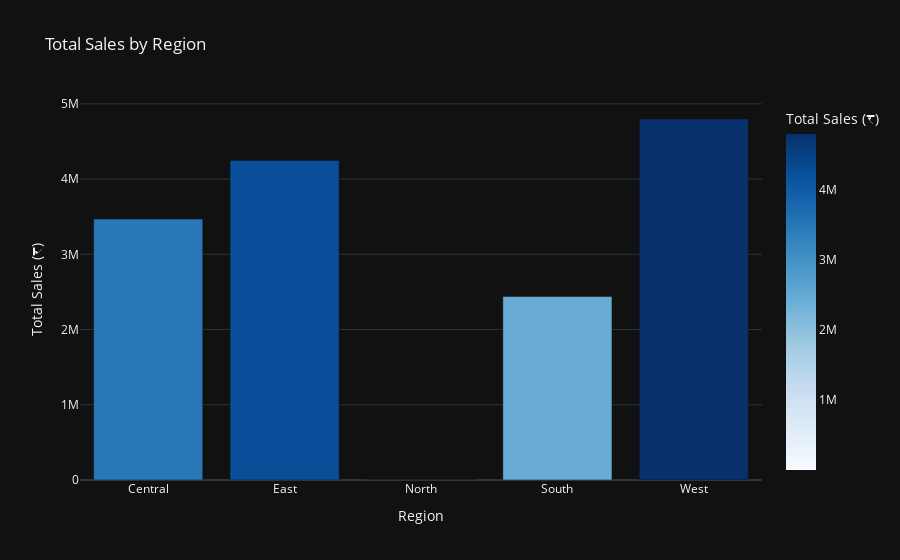

The notebook cell saved with this chart:
### Code cell
region_sales = df.groupby('Region')['Sales'].sum().reset_index()
fig = px.bar(region_sales, x='Region', y='Sales',
             title='Total Sales by Region',
             labels={'Sales': 'Total Sales (₹)'},
             color='Sales', color_continuous_scale='Blues')
fig.show()

### Figure 1 — Plotly figure (JSON) as saved in the notebook; plotly's stock layout.template omitted (floating-point values rounded to 4 significant figures)
{"data": [{"hovertemplate": "Region=%{x}<br>Total Sales (₹)=%{marker.color}<extra></extra>", "legendgroup": "", "marker": {"color": [3468156, 4248368, 1254, 2440461, 4798743], "coloraxis": "coloraxis", "pattern": {"shape": ""}}, "name": "", "orientation": "v", "showlegend": false, "textposition": "auto", "type": "bar", "x": ["Central", "East", "North", "South", "West"], "xaxis": "x", "y": [3468156, 4248368, 1254, 2440461, 4798743], "yaxis": "y"}], "layout": {"barmode": "relative", "coloraxis": {"colorbar": {"title": {"text": "Total Sales (₹)"}}, "colorscale": [[0, "rgb(247,251,255)"], [0.125, "rgb(222,235,247)"], [0.25, "rgb(198,219,239)"], [0.375, "rgb(158,202,225)"], [0.5, "rgb(107,174,214)"], [0.625, "rgb(66,146,198)"], [0.75, "rgb(33,113,181)"], [0.875, "rgb(8,81,156)"], [1, "rgb(8,48,107)"]]}, "legend": {"tracegroupgap": 0}, "title": {"text": "Total Sales by Region"}, "xaxis": {"anchor": "y", "domain": [0, 1], "title": {"text": "Region"}}, "yaxis": {"anchor": "x", "domain": [0, 1], "title": {"text": "Total Sales (₹)"}}}}
